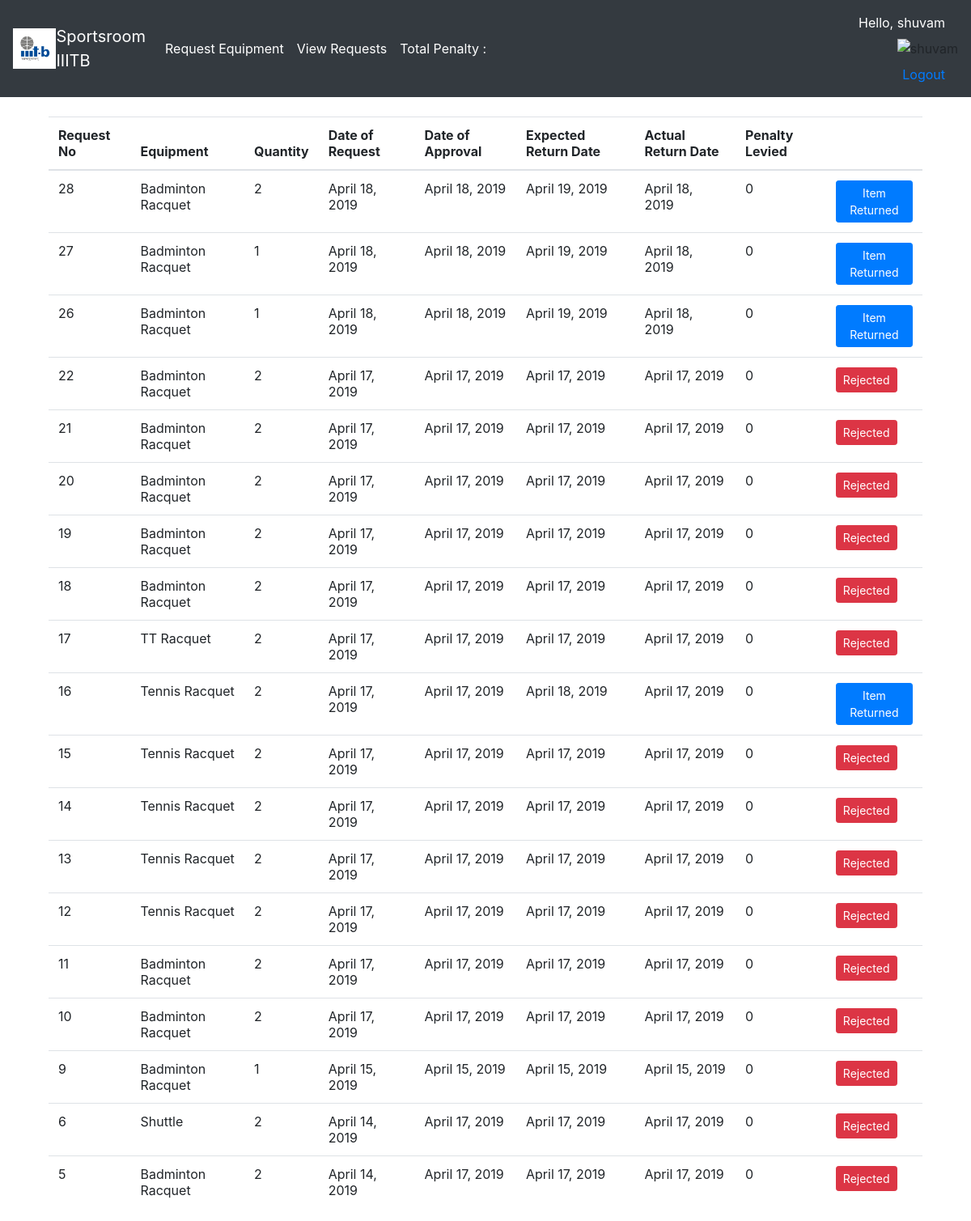
The page /sportsEquipment/viewRequest/ (signed in) on the database as committed earlier.
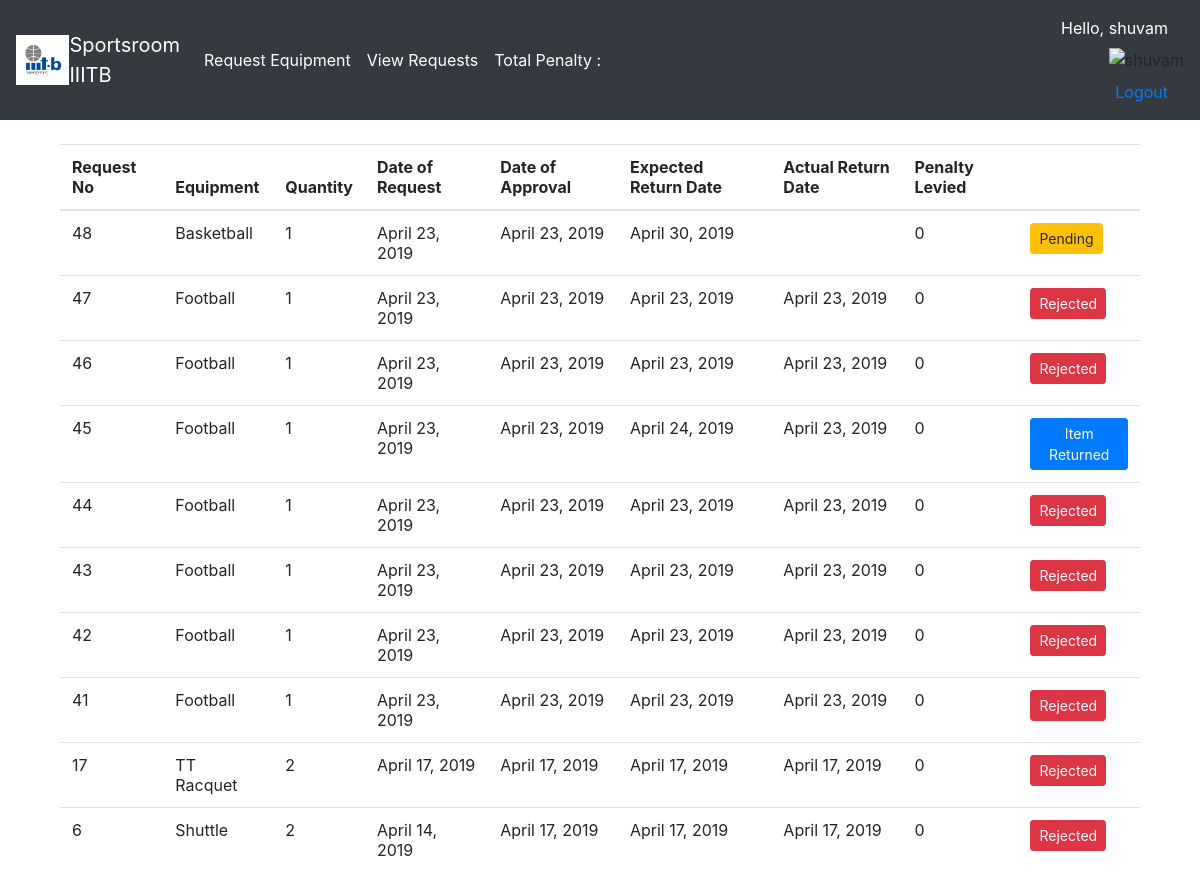
The same page on the database as committed later.
### sportsEquipment/models.py (models this page shows, shortened)
class EquipmentRequest(models.Model):
    reqId           =   models.AutoField(primary_key=True)
    eqp             =   models.ForeignKey(Equipments,on_delete=models.CASCADE)
    quantity        =   models.IntegerField(validators=[MinValueValidator(1), MaxValueValidator(2)])
    user            =   models.ForeignKey(User,on_delete=models.CASCADE)
    dtOfRequest     =   models.DateTimeField()
    dtAvailed       =   models.DateTimeField(null=True)
    dtOfExpRet      =   models.DateTimeField(null=True)
    dtOfActualRet   =   models.DateTimeField(null=True)
    penalty         =   models.IntegerField(default=0)
    choices = (
        (0, 'PENDING'),
        (1, 'ACCEPTED'),
        (2, 'REJECTED'),
        (3, 'RETURNED')
    )
    reqStatus       =   models.IntegerField(default=0,choices=choices)

class Equipments(models.Model):
    eqpId       = models.AutoField(primary_key=True)
    eqpName     = models.CharField(max_length=50)
    eqpQuantity = models.IntegerField(validators=[MinValueValidator(1)])
    eqpQuantityTaken = models.IntegerField(default=0,validators=[MaxValueValidator(eqpQuantity)])

### sportsEquipment/views.py (the view)
# urls.py: path(r'viewRequest/',views.viewRequest,name='viewRequest'),
@login_required
def viewRequest(request):
    user = request.user
    print(user)
    lstRequest = list(EquipmentRequest.objects.filter(user=user).order_by('-dtOfRequest'))
    print(lstRequest)
    print("No of requests: ", len(lstRequest))
    return render(request, 'EndUser/viewRequest.html', {'lstRequest': lstRequest});

### templates/EndUser/viewRequest.html
{% extends 'MasterLayout/baseLayout.html' %}
{% block body %}
  <div class="container">
    <br>
    <table class="table table-hover">
    <thead>
      <tr>
        <th>Request No</th>
        <th>Equipment</th>
        <th>Quantity</th>
        <th>Date of Request</th>
        <th>Date of Approval</th>
        <th>Expected Return Date</th>
        <th>Actual Return Date</th>
        <th>Penalty Levied</th>
        <th></th>
      </tr>
    </thead>
    <tbody>
      {% for request in lstRequest %}
      <tr>
        <td>{{ request.reqId }}
        <td>{{ request.eqp.eqpName }}</td>
        <td>{{ request.quantity }} </td>
        <td>{{ request.dtOfRequest.date }}</td>
        <td>
            {% if request.dtAvailed.date == None %}
                NA
            {% else %}
                {{ request.dtAvailed.date }}
            {% endif %}
        </td>
        <td>
            {% if request.dtAvailed.date == None %}
                NA
            {% else %}
                {{ request.dtOfExpRet.date }}
            {% endif %}
        </td>
        <td>{% if request.dtAvailed.date == None %}
                NA
            {% else %}
                {{ request.dtOfActualRet.date }}
            {% endif %}
        </td>
        <td>{% if request.dtAvailed.date == None %}
                NA
            {% else %}
                {{ request.penalty }}
            {% endif %}
        </td>
        <td>
            {% if request.reqStatus == 0 %}
                <a href="#" class="btn btn-warning btn-sm" role="button" aria-pressed="true" > Pending </a>
            {% elif request.reqStatus == 1 %}
                <a href="#" class="btn btn-success btn-sm" role="button" aria-pressed="true" > Approved </a>
            {% elif request.reqStatus == 2 %}
                <a href="#" class="btn btn-danger btn-sm" role="button" aria-pressed="true" > Rejected </a>
            {% else %}
                <a href="#" class="btn btn-primary btn-sm" role="button" aria-pressed="true" > Item Returned </a>
            {% endif %}
        </td>
      </tr>
      {% endfor %}
    </tbody>
  </table>
  </div>
{% endblock %}

Rows that differ between the two databases and show on the page:
removed EquipmentRequest: reqId "28", eqp.eqpName "Badminton Racquet", quantity "2", dtOfRequest "April 18, 2019", dtAvailed "April 18, 2019", dtOfExpRet "April 19, 2019", dtOfActualRet "April 18, 2019", penalty "0", reqStatus "Item Returned"
removed EquipmentRequest: reqId "27", eqp.eqpName "Badminton Racquet", quantity "1", dtOfRequest "April 18, 2019", dtAvailed "April 18, 2019", dtOfExpRet "April 19, 2019", dtOfActualRet "April 18, 2019", penalty "0", reqStatus "Item Returned"
removed EquipmentRequest: reqId "26", eqp.eqpName "Badminton Racquet", quantity "1", dtOfRequest "April 18, 2019", dtAvailed "April 18, 2019", dtOfExpRet "April 19, 2019", dtOfActualRet "April 18, 2019", penalty "0", reqStatus "Item Returned"
removed EquipmentRequest: reqId "22", eqp.eqpName "Badminton Racquet", quantity "2", dtOfRequest "April 17, 2019", dtAvailed "April 17, 2019", dtOfExpRet "April 17, 2019", dtOfActualRet "April 17, 2019", penalty "0", reqStatus "Rejected"
removed EquipmentRequest: reqId "21", eqp.eqpName "Badminton Racquet", quantity "2", dtOfRequest "April 17, 2019", dtAvailed "April 17, 2019", dtOfExpRet "April 17, 2019", dtOfActualRet "April 17, 2019", penalty "0", reqStatus "Rejected"
removed EquipmentRequest: reqId "20", eqp.eqpName "Badminton Racquet", quantity "2", dtOfRequest "April 17, 2019", dtAvailed "April 17, 2019", dtOfExpRet "April 17, 2019", dtOfActualRet "April 17, 2019", penalty "0", reqStatus "Rejected"
removed EquipmentRequest: reqId "19", eqp.eqpName "Badminton Racquet", quantity "2", dtOfRequest "April 17, 2019", dtAvailed "April 17, 2019", dtOfExpRet "April 17, 2019", dtOfActualRet "April 17, 2019", penalty "0", reqStatus "Rejected"
removed EquipmentRequest: reqId "18", eqp.eqpName "Badminton Racquet", quantity "2", dtOfRequest "April 17, 2019", dtAvailed "April 17, 2019", dtOfExpRet "April 17, 2019", dtOfActualRet "April 17, 2019", penalty "0", reqStatus "Rejected"
removed EquipmentRequest: reqId "16", eqp.eqpName "Tennis Racquet", quantity "2", dtOfRequest "April 17, 2019", dtAvailed "April 17, 2019", dtOfExpRet "April 18, 2019", dtOfActualRet "April 17, 2019", penalty "0", reqStatus "Item Returned"
removed EquipmentRequest: reqId "15", eqp.eqpName "Tennis Racquet", quantity "2", dtOfRequest "April 17, 2019", dtAvailed "April 17, 2019", dtOfExpRet "April 17, 2019", dtOfActualRet "April 17, 2019", penalty "0", reqStatus "Rejected"
removed EquipmentRequest: reqId "14", eqp.eqpName "Tennis Racquet", quantity "2", dtOfRequest "April 17, 2019", dtAvailed "April 17, 2019", dtOfExpRet "April 17, 2019", dtOfActualRet "April 17, 2019", penalty "0", reqStatus "Rejected"
removed EquipmentRequest: reqId "13", eqp.eqpName "Tennis Racquet", quantity "2", dtOfRequest "April 17, 2019", dtAvailed "April 17, 2019", dtOfExpRet "April 17, 2019", dtOfActualRet "April 17, 2019", penalty "0", reqStatus "Rejected"
removed EquipmentRequest: reqId "12", eqp.eqpName "Tennis Racquet", quantity "2", dtOfRequest "April 17, 2019", dtAvailed "April 17, 2019", dtOfExpRet "April 17, 2019", dtOfActualRet "April 17, 2019", penalty "0", reqStatus "Rejected"
removed EquipmentRequest: reqId "11", eqp.eqpName "Badminton Racquet", quantity "2", dtOfRequest "April 17, 2019", dtAvailed "April 17, 2019", dtOfExpRet "April 17, 2019", dtOfActualRet "April 17, 2019", penalty "0", reqStatus "Rejected"
removed EquipmentRequest: reqId "10", eqp.eqpName "Badminton Racquet", quantity "2", dtOfRequest "April 17, 2019", dtAvailed "April 17, 2019", dtOfExpRet "April 17, 2019", dtOfActualRet "April 17, 2019", penalty "0", reqStatus "Rejected"
removed EquipmentRequest: reqId "9", eqp.eqpName "Badminton Racquet", quantity "1", dtOfRequest "April 15, 2019", dtAvailed "April 15, 2019", dtOfExpRet "April 15, 2019", dtOfActualRet "April 15, 2019", penalty "0", reqStatus "Rejected"
removed EquipmentRequest: reqId "5", eqp.eqpName "Badminton Racquet", quantity "2", dtOfRequest "April 14, 2019", dtAvailed "April 17, 2019", dtOfExpRet "April 17, 2019", dtOfActualRet "April 17, 2019", penalty "0", reqStatus "Rejected"
added EquipmentRequest: reqId "48", eqp.eqpName "Basketball", quantity "1", dtOfRequest "April 23, 2019", dtAvailed "April 23, 2019", dtOfExpRet "April 30, 2019", penalty "0", reqStatus "Pending"
added EquipmentRequest: reqId "47", eqp.eqpName "Football", quantity "1", dtOfRequest "April 23, 2019", dtAvailed "April 23, 2019", dtOfExpRet "April 23, 2019", dtOfActualRet "April 23, 2019", penalty "0", reqStatus "Rejected"
added EquipmentRequest: reqId "46", eqp.eqpName "Football", quantity "1", dtOfRequest "April 23, 2019", dtAvailed "April 23, 2019", dtOfExpRet "April 23, 2019", dtOfActualRet "April 23, 2019", penalty "0", reqStatus "Rejected"
added EquipmentRequest: reqId "45", eqp.eqpName "Football", quantity "1", dtOfRequest "April 23, 2019", dtAvailed "April 23, 2019", dtOfExpRet "April 24, 2019", dtOfActualRet "April 23, 2019", penalty "0", reqStatus "Item Returned"
added EquipmentRequest: reqId "44", eqp.eqpName "Football", quantity "1", dtOfRequest "April 23, 2019", dtAvailed "April 23, 2019", dtOfExpRet "April 23, 2019", dtOfActualRet "April 23, 2019", penalty "0", reqStatus "Rejected"
added EquipmentRequest: reqId "43", eqp.eqpName "Football", quantity "1", dtOfRequest "April 23, 2019", dtAvailed "April 23, 2019", dtOfExpRet "April 23, 2019", dtOfActualRet "April 23, 2019", penalty "0", reqStatus "Rejected"
added EquipmentRequest: reqId "42", eqp.eqpName "Football", quantity "1", dtOfRequest "April 23, 2019", dtAvailed "April 23, 2019", dtOfExpRet "April 23, 2019", dtOfActualRet "April 23, 2019", penalty "0", reqStatus "Rejected"
added EquipmentRequest: reqId "41", eqp.eqpName "Football", quantity "1", dtOfRequest "April 23, 2019", dtAvailed "April 23, 2019", dtOfExpRet "April 23, 2019", dtOfActualRet "April 23, 2019", penalty "0", reqStatus "Rejected"
